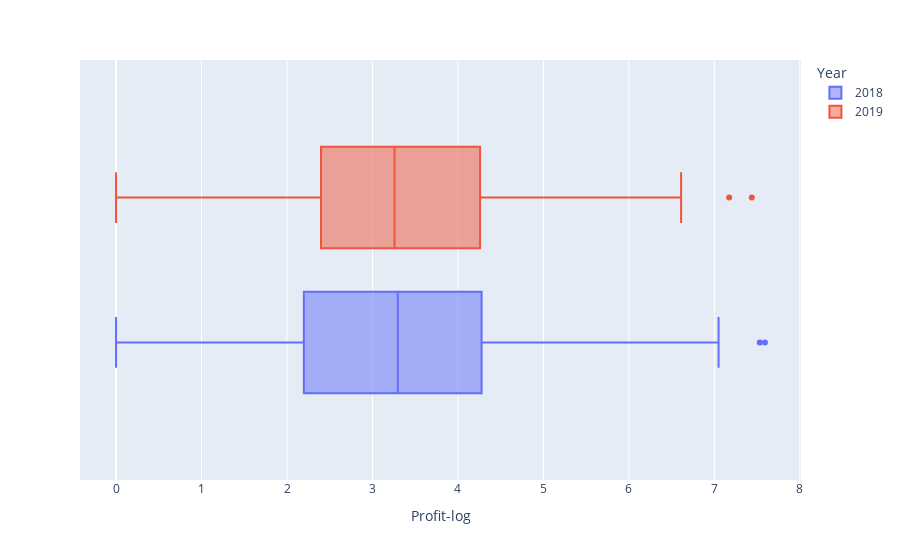

The notebook cell this image was saved under:
### Code cell
px.box(orders, x= orders["Profit-log"],color="Year")

### Figure 1 — Plotly figure (JSON) as saved in the notebook; plotly's stock layout.template omitted (floating-point values rounded to 4 significant figures; data arrays with more than 128 entries replaced by an {"elided": "..."} marker saying what was removed)
{"data": [{"alignmentgroup": "True", "hovertemplate": "Year=2018<br>Profit-log=%{x}<extra></extra>", "legendgroup": "2018", "marker": {"color": "#636efa"}, "name": "2018", "notched": false, "offsetgroup": "2018", "orientation": "h", "showlegend": true, "type": "box", "x": {"elided": "963 float values"}, "x0": " ", "xaxis": "x", "y0": " ", "yaxis": "y"}, {"alignmentgroup": "True", "hovertemplate": "Year=2019<br>Profit-log=%{x}<extra></extra>", "legendgroup": "2019", "marker": {"color": "#EF553B"}, "name": "2019", "notched": false, "offsetgroup": "2019", "orientation": "h", "showlegend": true, "type": "box", "x": {"elided": "537 float values"}, "x0": " ", "xaxis": "x", "y0": " ", "yaxis": "y"}], "layout": {"boxmode": "group", "legend": {"title": {"text": "Year"}, "tracegroupgap": 0}, "margin": {"t": 60}, "xaxis": {"anchor": "y", "domain": [0, 1], "title": {"text": "Profit-log"}}, "yaxis": {"anchor": "x", "domain": [0, 1]}}}
